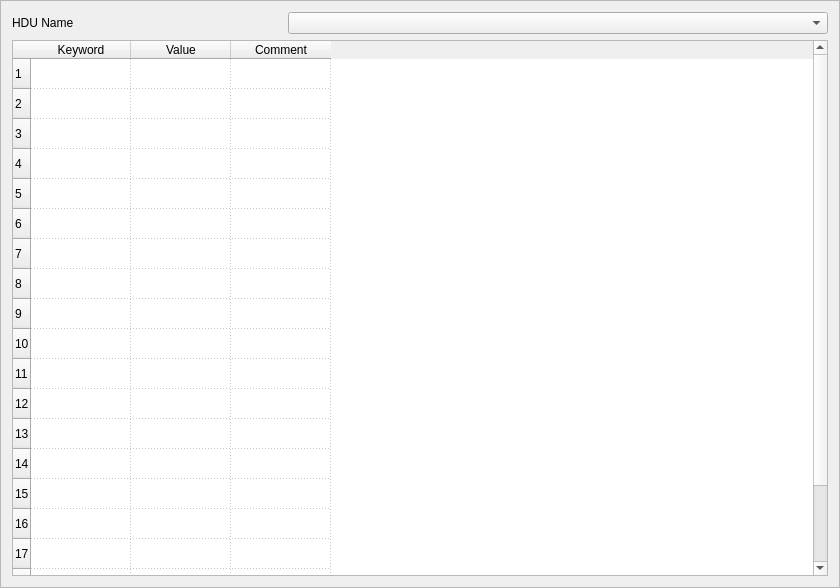
<?xml version="1.0" encoding="UTF-8"?>
<ui version="4.0">
 <class>Frame</class>
 <widget class="QFrame" name="Frame">
  <property name="geometry">
   <rect>
    <x>0</x>
    <y>0</y>
    <width>840</width>
    <height>588</height>
   </rect>
  </property>
  <property name="windowTitle">
   <string>Frame</string>
  </property>
  <property name="frameShape">
   <enum>QFrame::StyledPanel</enum>
  </property>
  <property name="frameShadow">
   <enum>QFrame::Raised</enum>
  </property>
  <layout class="QGridLayout" name="gridLayout">
   <item row="0" column="0">
    <widget class="QLabel" name="label">
     <property name="text">
      <string>HDU Name</string>
     </property>
    </widget>
   </item>
   <item row="0" column="1" colspan="2">
    <widget class="QComboBox" name="comboBoxHDU"/>
   </item>
   <item row="1" column="0" colspan="3">
    <widget class="QTableWidget" name="tableWidget">
     <property name="gridStyle">
      <enum>Qt::DotLine</enum>
     </property>
     <property name="rowCount">
      <number>20</number>
     </property>
     <row/>
     <row/>
     <row/>
     <row/>
     <row/>
     <row/>
     <row/>
     <row/>
     <row/>
     <row/>
     <row/>
     <row/>
     <row/>
     <row/>
     <row/>
     <row/>
     <row/>
     <row/>
     <row/>
     <row/>
     <column>
      <property name="text">
       <string>Keyword</string>
      </property>
     </column>
     <column>
      <property name="text">
       <string>Value</string>
      </property>
     </column>
     <column>
      <property name="text">
       <string>Comment</string>
      </property>
     </column>
    </widget>
   </item>
  </layout>
 </widget>
 <resources/>
 <connections/>
</ui>
